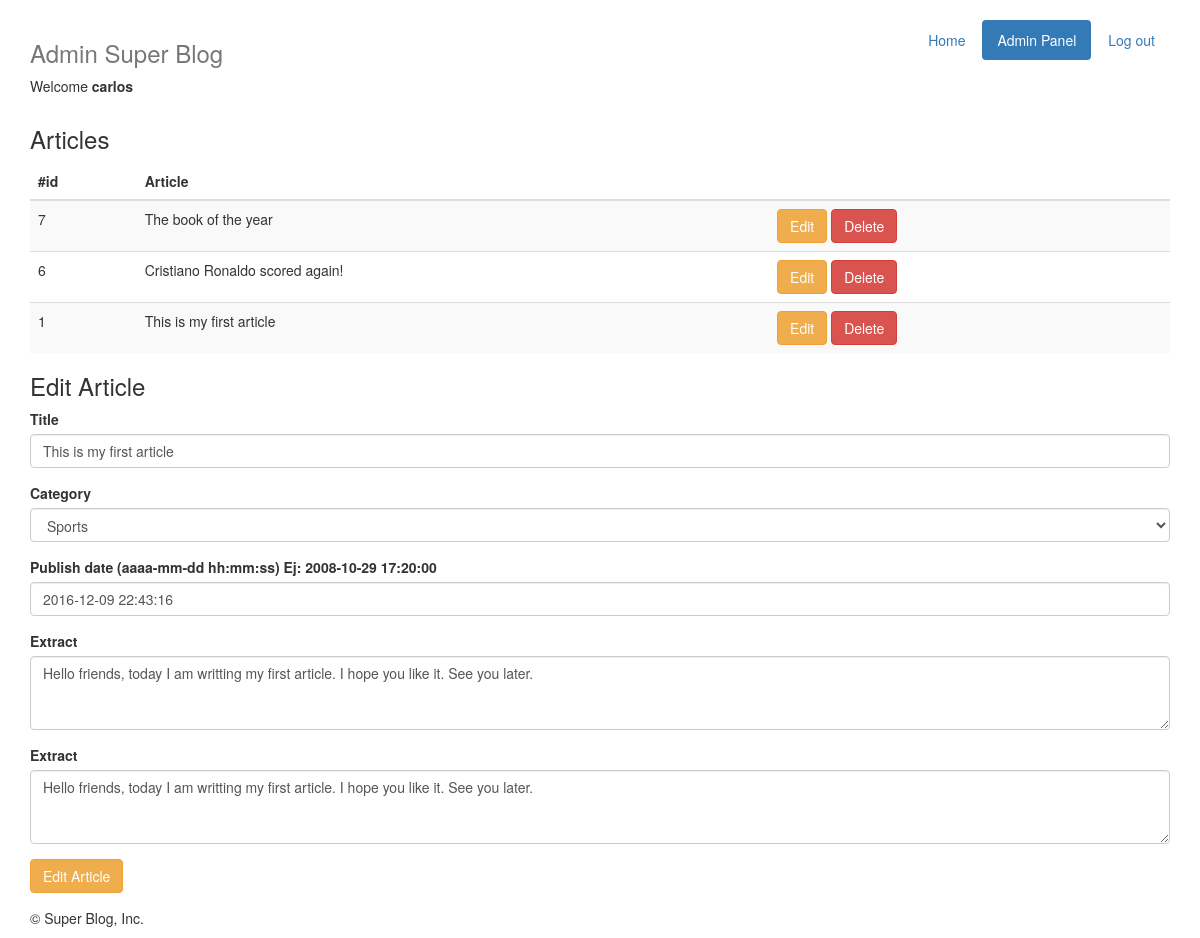
The app's page /admin/articles.php?id=1 (signed in) with its own data.
### tables this page shows
CREATE TABLE `users` (
  `id` int(11) unsigned NOT NULL AUTO_INCREMENT,
  `username` varchar(50) NOT NULL,
  `password` char(32) NOT NULL,
  `email` varchar(50) NOT NULL,
  `type` enum('user','admin') NOT NULL DEFAULT 'user',
  PRIMARY KEY (`id`)
);

CREATE TABLE `articles` (
  `id` int(11) unsigned NOT NULL AUTO_INCREMENT,
  `title` varchar(50) NOT NULL,
  `extract` varchar(255) NOT NULL,
  `text` text NOT NULL,
  `user_id` int(11) NOT NULL,
  `category_id` int(11) NOT NULL,
  `published_at` timestamp NOT NULL DEFAULT CURRENT_TIMESTAMP ON UPDATE CURRENT_TIMESTAMP,
  `created_at` timestamp NOT NULL DEFAULT '0000-00-00 00:00:00',
  `updated_at` timestamp NOT NULL DEFAULT '0000-00-00 00:00:00',
  PRIMARY KEY (`id`)
);

CREATE TABLE `categories` (
  `id` int(11) unsigned NOT NULL AUTO_INCREMENT,
  `value` varchar(50) NOT NULL,
  PRIMARY KEY (`id`)
);

### admin/isUser.php (called while the page is built, shortened)
<?php
function isUser ( $user, $password, $connection ) {
	$query = "SELECT id, username, password, type FROM `users` WHERE username = '$user'";
	$result = mysql_query ($query, $connection);
	$row = mysql_fetch_array ($result);
	$password_from_db = $row ['password'];
	if ( $password_from_db == $password ) {
		return $row;
	} else return false;
}
?>

### admin/articles.php (the view, shortened to what this page needs)
<?
require_once 'isUser.php';
$dbConn = connect();
if ( !empty( $_SESSION['username'] ) && !empty($_SESSION['password']) ) {
	$arrUser = isUser( $_SESSION['username'], $_SESSION['password'], $dbConn );
}
$arrCategories = array();
$query = "SELECT id, value FROM `categories` ORDER BY value ASC";
$result = mysql_query ($query, $dbConn);
while ( $row = mysql_fetch_assoc ($result)) {
	array_push( $arrCategories,$row );
}
$arrarticles = array();
$query = "SELECT id, title FROM `articles` ORDER BY id DESC";
$result = mysql_query ($query, $dbConn);
while ( $row = mysql_fetch_assoc ($result)) {
	array_push( $arrarticles,$row );
}
if ( !empty($_GET['id']) ) {
	$query = "SELECT id, title, extract, text, category_id, published_at FROM `articles` WHERE id = {$_GET['id']}";
	$result = mysql_query ($query, $dbConn);
	$row = mysql_fetch_assoc ($result);
}
include_once 'header.php';
?>
	<div>
		<h3>Articles</h3>
		<table class="table table-striped">
			<thead>
			<tr>
				<th>#id</th>
				<th>Article</th>
				<th></th>
			</tr>
			</thead>
			<?php foreach ($arrarticles as $articles) { ?>
			<tr>
				<td><?php echo $articles['id']; ?></td>
				<td><?php echo $articles['title']; ?></td>
				<td>
					<a href="articles.php?id=<?php echo $articles['id']; ?>" class="btn btn-warning">Edit</a>
					<a href="articles.php?del=<?= $articles['id'] ?>" class="btn btn-danger">Delete</a>
				</td>
			</tr>
			<?php } ?>
		</table>
	</div>
	<?php if ( !empty($_GET['id']) ) { ?>
		<div>
			<h3 id="add">Edit Article</h3>
			<form action="articles.php" method="post">
				<div class="form-group">
					<label for="title">Title</label>
					<input class="form-control" type="text" name="title" id="title" value="<?php echo $row['title']; ?>">
				</div>
				<div class="form-group">
					<label for="category_id">Category</label>
					<select class="form-control" name="category_id">
						<?php foreach ( $arrCategories as $category ) { ?>
							<option value="<?php echo $category['id']; ?>" <?php if ( $category['id'] == $row['category_id'] ) echo 'selected="selected"' ?>><?php echo $category['value']; ?></option>
						<?php } ?>
					</select>
				</div>
				<div class="form-group">
					<label for="title">Publish date (aaaa-mm-dd hh:mm:ss) Ej: 2008-10-29 17:20:00 </label>
					<input class="form-control" type="text" name="published_at" id="published_at" value="<?php echo $row['published_at']; ?>">
				</div>
				<div class="form-group">
					<label for="extract">Extract</label>
					<textarea class="form-control" rows="3" cols="50" name="extract" id="extract"><?php echo $row['extract']; ?></textarea>
				</div>
				<div class="form-group">
					<label for="extract">Extract</label>
					<textarea class="form-control" rows="3" cols="50" name="text" id="text"><?php echo $row['text']; ?></textarea>
				</div>
				<div class="form-group">
					<input name="submitEdit" type="submit" value="Edit Article" class="btn btn-warning" />
				</div>
			</form>
		</div>
	<?php }
	include_once 'footer.php';
	?>

### admin/header.php (shortened to what this page needs)
<!DOCTYPE html>
<html lang="en">
<head>
    <link href="../css/bootstrap.min.css" rel="stylesheet">
</head>
<body style="padding-top: 20px;">
<div class="container">
    <div class="header clearfix">
        <nav>
            <ul class="nav nav-pills pull-right">
                <li role="presentation"><a href="../index.php">Home</a></li>
                    <?php if ( $arrUser['type'] == 'admin' ) { ?>
                        <li role="presentation" class="active"><a href="index.php">Admin Panel</a></li>
                    <?php } ?>
                    <li role="presentation"><a href="../index.php?salir=true">Log out</a></li>
            </ul>
        </nav>
        <h3 class="text-muted">Admin Super Blog</h3>
        <?php
        if (!empty($arrUser['username']) ) { ?>
            <p>Welcome <b><?= $arrUser['username'] ?></b></p>
        <?php } ?>
    </div>

### records on screen
users: username "carlos"
articles: id "7", title "The book of the year"
articles: id "6", title "Cristiano Ronaldo scored again!"
articles: id "1", title "This is my first article", category_id "Sports", published_at "2016-12-09 22:43:16", extract "Hello friends, today I am writting my first article. I hope you like it. See you later.", text "Hello friends, today I am writting my first article. I hope you like it. See you later."
